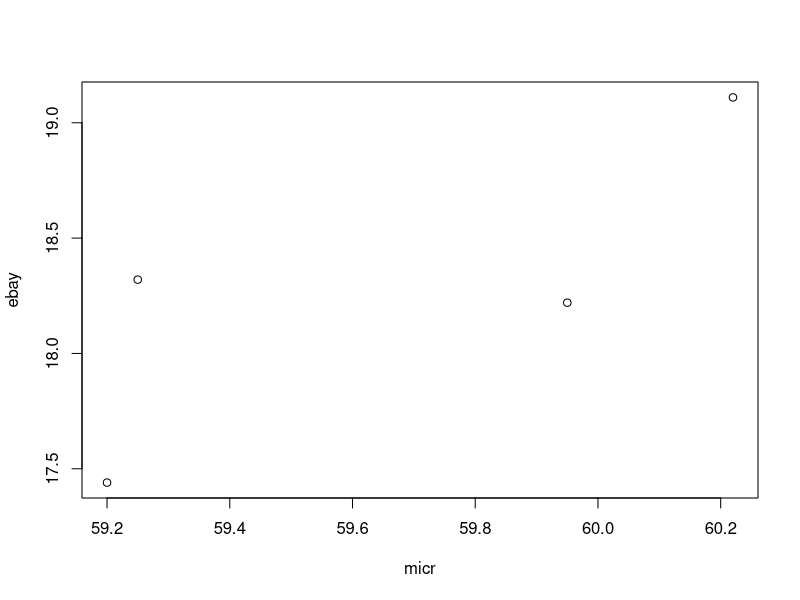

Source code (R): (Note: this script raises an error after producing the figure.)
# QA1 Introduction to R for Finance

# 1 Basics Financial Returns ---------------

## Single period

# Variables for starting_cash and 5% return during January
starting_cash <- 200
jan_ret <- 5
jan_mult <- 1 + (jan_ret / 100)

# How much money do you have at the end of January?
post_jan_cash <- starting_cash*jan_mult

# Print post_jan_cash
post_jan_cash

# January 10% return multiplier
jan_ret_10 <- 10
jan_mult_10 <- 1 + (jan_ret_10/100)

# How much money do you have at the end of January now?
post_jan_cash_10 <- starting_cash*jan_mult_10

# Print post_jan_cash_10
post_jan_cash_10

## Multiple periods

# Starting cash and returns 
starting_cash <- 200
jan_ret <- 4
feb_ret <- 5

# Multipliers
jan_mult <- 1.04
feb_mult <- 1.05

# Total cash at the end of the two months
total_cash <- starting_cash*jan_mult*feb_mult

# Print total_cash
total_cash

# 2 Vectors and matrix manipulation --------------

## Vectors

# Weights, returns, and company names
ret <- c(7, 9)
weight <- c(.2, .8)
companies <- c("Microsoft", "Sony")

# Assign company names to your vectors
names(ret) <- companies
names(weight) <- companies

# Multiply the returns and weights together 
ret_X_weight <- ret*weight

# Print ret_X_weight
ret_X_weight

# Sum to get the total portfolio return
portf_ret <- sum(ret_X_weight)

# Print portf_ret
portf_ret

## Matrix and correlation

micr <- c(59.20, 59.25, 60.22, 59.95) 
ebay <- c(17.44, 18.32, 19.11, 18.22)

cor(micr, ebay)

micr_ebay_matrix <- cbind(micr, ebay)
micr_ebay_matrix

cor(micr_ebay_matrix)

plot(micr_ebay_matrix)

# Matrix subset
matrix(c(2,3,4,5), nrow=2, ncol=2, byrow=TRUE)

# subset data frame
subset(cash, company == "A")

# drop unused factor levels
rank_order[c(1,3), drop = TRUE]


# 3 Data Frames and future cash flow ----------

## Cash flow

# Present value of $4000, in 3 years, at 5%
present_value_4k <- 4000 * (1 + 5/100)^(-3)

#
company <- c("A", "A", "A", "B", "B", "B", "B")
cash_flow <- c(1000, 4000, 550, 1500, 1100, 750, 6000)
year <- c(1, 3, 4, 1, 2, 4, 5)

cash <- data.frame(company, cash_flow, year)
cash

cash$present_value <- cash$cash_flow * (1 + 5/100)^(-cash$year)
cash

# Total present value of cash
cash$total_pv <- sum(cash$present_value)
cash

# 4 Factors -------
answers <- c("stock", "bond", "bond", "stock")
investment <- factor(answers)
investment

as.integer(investment)
levels(investment)

# Create a factor

# credit_rating character vector
credit_rating <- c("BB", "AAA", "AA", "CCC", "AA", "AAA", "B", "BB")

# Create a factor from credit_rating
credit_factor <- factor(credit_rating)

# Print out your new factor
credit_factor

# Call str() on credit_rating
str(credit_rating)

# Call str() on credit_factor
str(credit_factor)

# Identify unique levels
levels(credit_factor)

# Rename the levels of credit_factor
levels(credit_factor) <- c("2A", "3A", "1B", "2B", "3C")

# Print credit_factor
credit_factor

# Summarize the character vector, credit_rating
summary(credit_rating)

# Summarize the factor, credit_factor
summary(credit_factor)

# Visualize your factor!
plot(credit_factor)

# Order 
rank <- c("low", "medium", "low", "medium", "high") 
rank_wrong_order <- ordered(rank) 
rank_wrong_order 

rank_order <- factor(rank, ordered = TRUE, 
                     levels = c("low", "medium", "high")) 
rank_order 

summary(rank_order)

# 5 Lists ------------

# List components
name <- "Apple and IBM"
apple <- c(109.49, 109.90, 109.11, 109.95, 111.03)
ibm <- c(159.82, 160.02, 159.84, 160.35, 164.79)
cor_matrix <- cor(cbind(apple, ibm))

# Create a list
portfolio <- list(name, apple, ibm, cor_matrix) 

# View your first list
portfolio

# Add names to your portfolio
names(portfolio) <- c("portfolio_name","apple", "ibm", "correlation")

# Print portfolio
portfolio

# Second and third elements of portfolio
portfolio[c(2,3)]

# Use $ to get the correlation data
portfolio$correlation

# Add weight: 20% Apple, 80% IBM
portfolio$weight <- c(apple = 0.2, ibm = 0.8)

# Print portfolio
portfolio

# Change the weight variable: 30% Apple, 70% IBM
portfolio$weight <- c(apple = 0.3, ibm = 0.7)

# Print portfolio to see the changes
portfolio

## Split-Apply-Combine
debt <- data.frame(name = c("Dan", "Dan", "Dan", "Rob", "Rob", "Rob"),
                   payment = c(100, 200, 150, 50, 75, 100))

debt

grouping <- debt$name
grouping

split_debt <- split(debt, grouping)
split_debt

split_debt$Dan
split_debt$Dan$payment

unsplit(split_debt, grouping)

# Discounts

split_debt <- split(debt, grouping)
grouping <- debt$name

split_debt$Dan$new_payment <- split_debt$Dan$payment*.8
split_debt$Rob$new_payment <- split_debt$Dan$payment*.9

split_debt

unsplit(split_debt, grouping)


# Attributes

# my_matrix and my_factor
my_matrix <- matrix(c(1,2,3,4,5,6), nrow = 2, ncol = 3)
rownames(my_matrix) <- c("Row1", "Row2")
colnames(my_matrix) <- c("Col1", "Col2", "Col3")

my_factor <- factor(c("A", "A", "B"), ordered = T, levels = c("A", "B"))

# attributes of my_matrix
attributes(my_matrix)

# Just the dim attribute of my_matrix
attr(my_matrix, which = "dim")

# attributes of my_factor
attributes(my_factor)